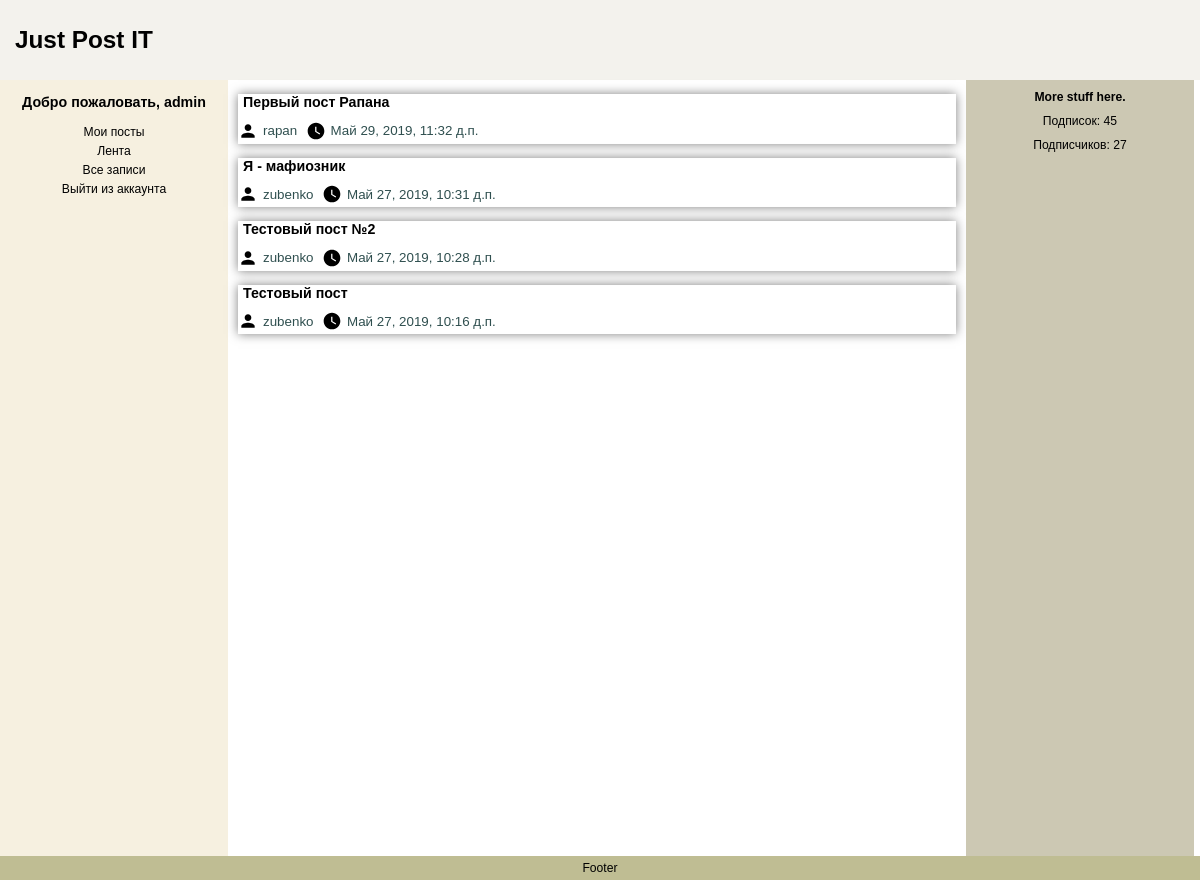
/home/posts/ (signed in), run on the app's committed database.
### justPost/models.py (models this page shows, shortened)
class Posts (models.Model):
    post_id = models.AutoField(primary_key=True)
    author = models.ForeignKey(Profile, on_delete=models.CASCADE)
    title = models.CharField(max_length=200)
    pub_date = models.DateTimeField()
    content = models.TextField(max_length=1000)
    class Meta:
        ordering = ['pub_date']

class Profile (models.Model):
    user = models.OneToOneField(User, on_delete=models.CASCADE)
    about_me = models.CharField(max_length=250, null=True, blank=True)
    subscriptions = models.ManyToManyField('self', related_name='subscribers')
    viewed_posts = models.ManyToManyField('Posts', related_name='viewers')

### justPost/views.py (the view)
# urls.py: path('posts/', allPostsView, name='posts'),
def allPostsView(request):
    if request.user.is_authenticated:
        if request.method == 'GET':
            posts = Posts.objects.filter().order_by('-pub_date')
            return render(request, 'posts.html', {'posts': posts})
    else:
        return redirect('login')

### templates/posts.html (shortened to what this page needs)
{% extends 'home.html' %}

### templates/home.html (shortened to what this page needs)
{% extends 'base.html' %}
{% block body %}
    <div id="container">
  {% block top-header %}<div id="header"><h1><a href="">Just Post IT</a></h1></div> {% endblock %}
   {% block navigation %}
  <div id="navigation">
   {% if user.is_authenticated %}
      <p><h3>Добро пожаловать, {{ user.get_username }}</h3></p>
       <ul>
        <li><a href="{% url 'home' %}">Мои посты</a></li>
        <li><a href="">Лента</a></li>
        <li><a href="{% url 'posts' %}">Все записи</a></li>
        <li><a href="{% url 'logout' %}">Выйти из аккаунта</a></li>
    </ul>
   {% endif %}
  </div>
    {% endblock %}
    {% block content %}
  <div id="content">
    <div>
        {% if posts.exists %}
            {% for post in posts %}
                <div class="post_container">
                    <h3><a href="">{{ post.title }}</a></h3>
                    <div class="svg_container">
                        <div class="outside">
                            <svg width="20" aria-hidden="true" role="img" focusable="false" viewBox="0 0 24 24" version="1.1" xmlns="http://www.w3.org/2000/svg">
                                <path d="M12 12c2.21 0 4-1.79 4-4s-1.79-4-4-4-4 1.79-4 4 1.79 4 4 4zm0 2c-2.67 0-8 1.34-8 4v2h16v-2c0-2.66-5.33-4-8-4z"></path>
                            </svg>
                            <a href="{% url 'author' post.author.user.get_username %}" >{{post.author.user.username }}</a>
                        </div>
                    </div>
                    <div class="svg_container">
                        <div class="outside">
                            <svg width="20" aria-hidden="true" role="img" focusable="false" viewBox="0 0 24 24" version="1.1" xmlns="http://www.w3.org/2000/svg">
                                <path d="M12 2C6.5 2 2 6.5 2 12s4.5 10 10 10 10-4.5 10-10S17.5 2 12 2zm4.2 14.2L11 13V7h1.5v5.2l4.5 2.7-.8 1.3z"></path>
                            </svg>
                            <a href="" >{{post.pub_date }}</a>
                        </div>
                    </div>
                    <br>
                </div>
            {% endfor %}
        {% endif %}
    </div>
  </div>
    {%  endblock %}
    {% block counters %}
  <div id="extra">
    <p><strong>More stuff here.</strong></p>
    <p>Подписок: 45</p>
    <p>Подписчиков: 27</p>
  </div>
{% endblock %}
</div>
    <div id="footer">
    <p>Footer</p>
  </div>
{% endblock %}

### justPost/static/style.css (style rules this page uses)
html,body { margin:0; height: 100%; }
body { font: 76% arial,sans-serif; text-align:center; }
p { margin:10px }
a { padding:5px; text-decoration:none; color:#000000; }
div#header { background-color:#F3F2ED; text-align: left; }
div#header h1 { height:80px; line-height:80px; margin:0; padding-left:10px; }
div#container { height:100vh; width:100%; text-align:center; }
div#navigation { background:#F6F0E0; width:19%; height: 100%; float: left; }
div#navigation ul { margin:15px 0; padding:0; list-style-type:none; }
div#navigation li { margin-bottom:5px; }
div#content { width:61%; height: 100%; float: left; }
div#extra { background:#CCC8B3; display:inline-block; width:19%; height: 100%; }
div#footer { background:#BFBD93; clear:left; width:100%; position: fixed; bottom: 0px; }
div#footer p { margin:0; padding:5px 10px; }
div.post_container { box-shadow: 0 0 10px rgba(0,0,0,0.5); text-align: left; margin-right: 4px; margin-left: 10px; }
div.svg_container { display: inline-block; }
div.outside { height: 1em; display: flex; align-items: center; justify-content: center }
div.outside svg, div.outside a { margin: 0; font-size: 1.1em; color: darkslategray; }

### data on the page
Posts: title "Первый пост Рапана", author.user.username "rapan", pub_date "Май 29, 2019, 11:32 д.п."
Posts: title "Я - мафиозник", author.user.username "zubenko", pub_date "Май 27, 2019, 10:31 д.п."
Posts: title "Тестовый пост №2", author.user.username "zubenko", pub_date "Май 27, 2019, 10:28 д.п."
Posts: title "Тестовый пост", author.user.username "zubenko", pub_date "Май 27, 2019, 10:16 д.п."

### other printed values
{{ user.get_username }} "admin"
